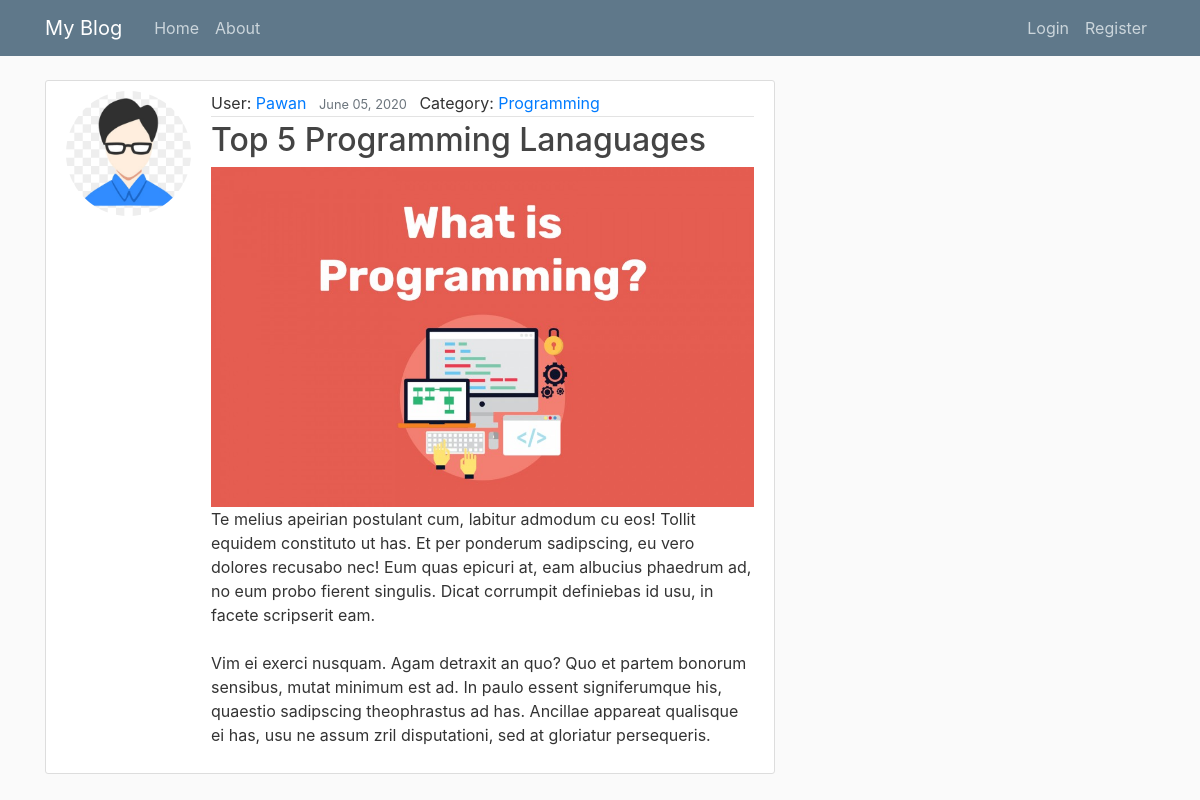
Screenshot of /post/12/ with the database file from the repository.
### blog/models.py (models this page shows, shortened)
class Post(models.Model):
    author = models.ForeignKey(User, on_delete = models.CASCADE)
    title = models.CharField(max_length = 100)
    content = models.TextField()
    date_posted = models.DateTimeField(default = timezone.now)
    image = models.ImageField(default = 'programming.jpg', upload_to = 'blog_pics')
    category = models.ForeignKey(Category, null = True, on_delete = models.SET_NULL)

class Profile(models.Model):
    user = models.OneToOneField(User, on_delete = models.CASCADE)
    image = models.ImageField(default= 'default.jpg', upload_to = 'profile_pics')

class Category(models.Model):
    name = models.CharField(max_length = 100)
    def __str__(self):
        return self.name

### blog/views.py (the view)
# urls.py: path('post/<int:pk>/', PostDetailView.as_view(), name = 'post-detail'),
class PostDetailView(DetailView):
    login_url = 'login'
    model = Post

### blog/templates/blog/post_detail.html (shortened to what this page needs)
{% extends 'blog/base.html' %}
{% block content %}
<article class="media content-section">
  <img class="rounded-circle account-img" src="{{ object.author.profile.image.url }}">
    <div class="media-body">
      <div class="article-metadata">
        User:  <a class="mr-2" href="{% url 'user-posts' object.author.username %}">{{ object.author | title }}</a>
        <small class="text-muted mr-2">{{ object.date_posted | date:"F d, Y" }}</small>
        Category: <a href="{% url 'category-posts' object.category %}">{{object.category}}</a>
      </div>
      <h2 class="article-title" >{{ object.title }}</h2>
      <img src="{{object.image.url}}" alt=""  width="100%">
      <p class="article-content">{{ object.content }}</p>
    </div>
  </article>
{% endblock %}

### static/css/main.css (style rules this page uses)
body { background: #fafafa; color: #333333; margin-top: 5rem; }
h1, h2, h3, h4, h5, h6 { color: #444444; }
.content-section { background: #ffffff; padding: 10px 20px; border: 1px solid #dddddd; border-radius: 3px; margin-bottom: 20px; }
.article-title { color: #444444; }
.article-content { white-space: pre-line; }
.article-metadata { padding-bottom: 1px; margin-bottom: 4px; border-bottom: 1px solid #e3e3e3 }
.account-img { height: 125px; width: 125px; margin-right: 20px; margin-bottom: 16px; }

### rows the page displays
Post: author.profile.image (picture), author "Pawan", date_posted "June 05, 2020", category "Programming", title "Top 5 Programming Lanaguages", image (picture), content "Te melius apeirian postulant cum, labitur admodum cu eos! Tollit equidem constituto ut has. Et per ponderum sadipscing, eu vero dolores recusabo nec! Eum quas epicuri at, eam albucius phaedrum ad, no eum probo fierent singulis. Dicat corrumpit definiebas id usu, in facete scripserit eam. Vim ei exerci nusquam. Agam detraxit an quo? Quo et partem bonorum sensibus, mutat minimum est ad. In paulo essent signiferumque his, quaestio sadipscing theophrastus ad has. Ancillae appareat qualisque ei has, usu ne assum zril disputationi, sed at gloriatur persequeris."
